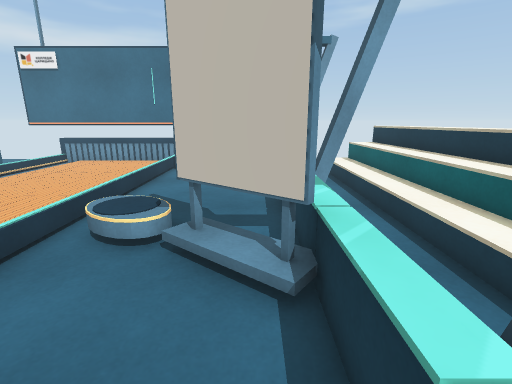
View 1 (above)

16 first-person views from a walk through a scene from a Unity 3-D project. The camera is 1.3 m above the floor, tilts 14° down and sees 85° across. The floor is counted in squares, 0.5 m on a side. Each view is taken from the middle of a square. On the plan, view 1 faces up. The plan holds only what a view shows up to about 19 squares ahead; the rest is blank. The place goes on beyond the plan. The player character is not drawn. Some surface patterns are stand-ins.

View 2
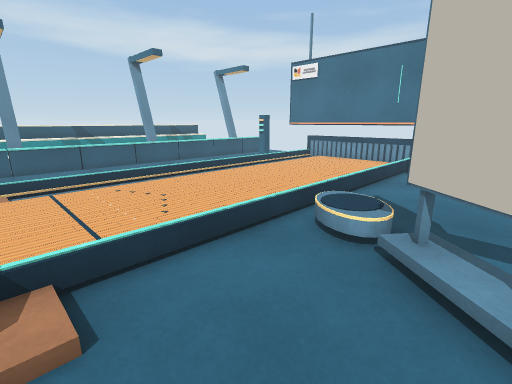

View 3
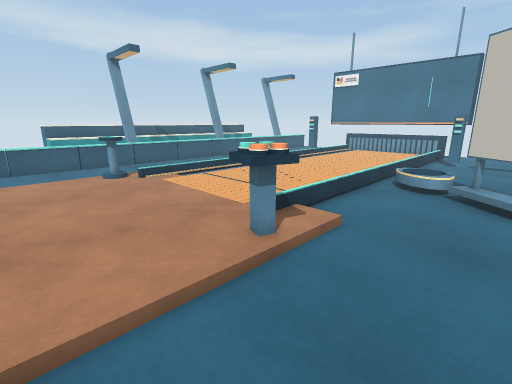

View 4
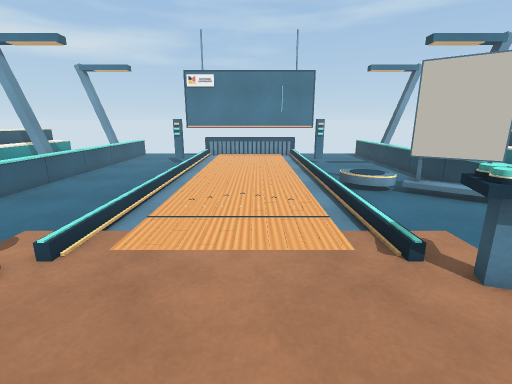

View 5
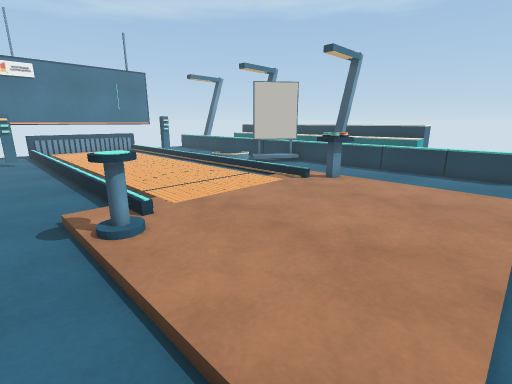

View 6
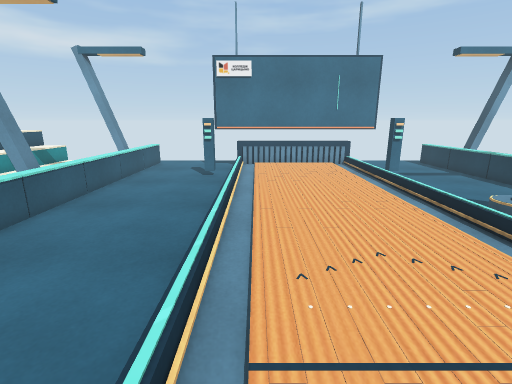

View 7
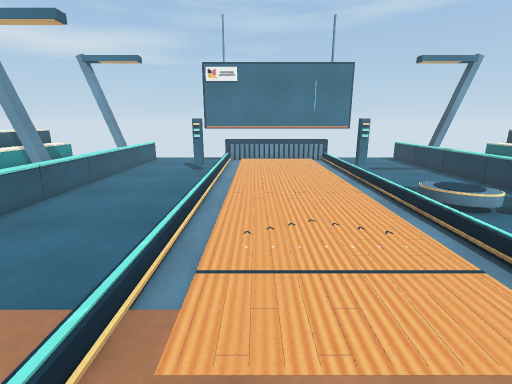

View 8
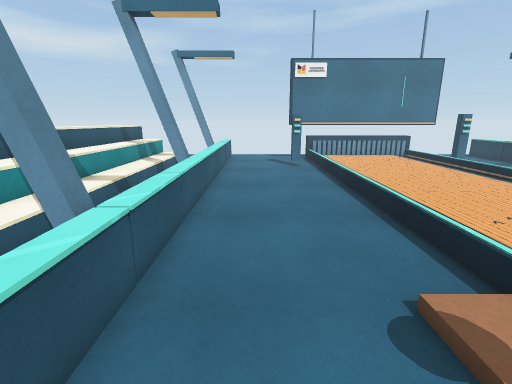

View 9
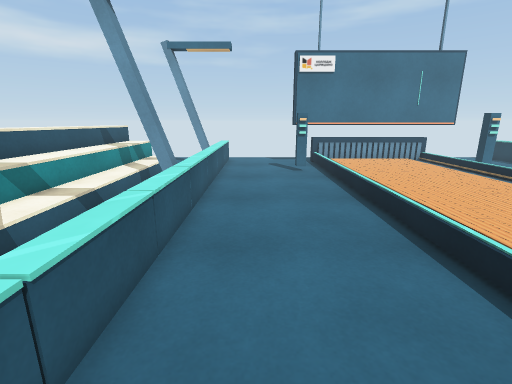

View 10
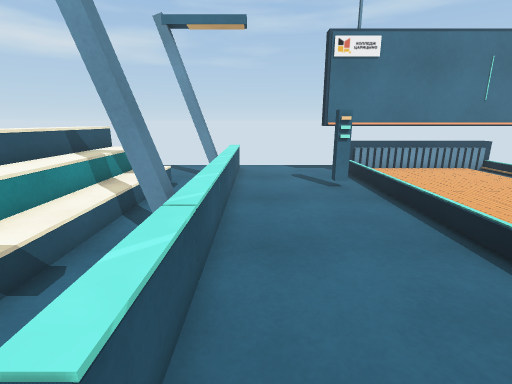

View 11
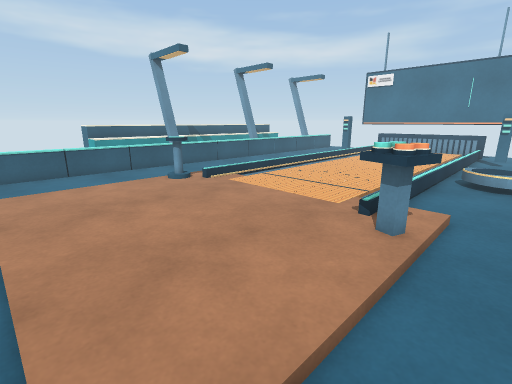

View 12
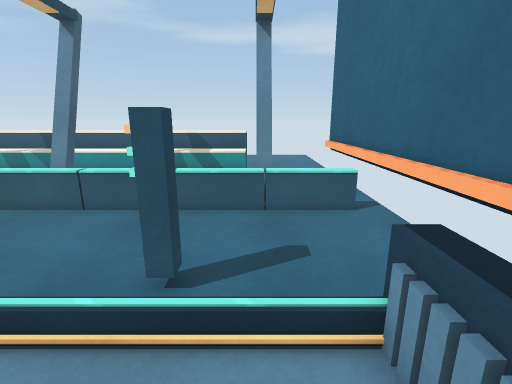

View 13
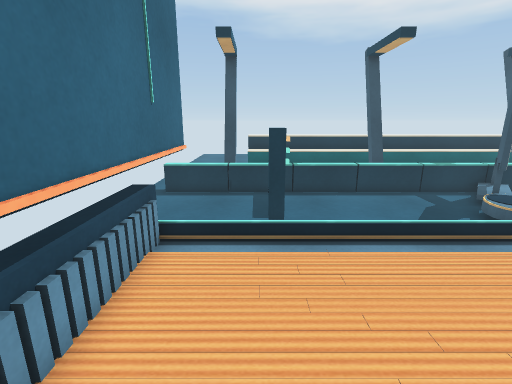

View 14
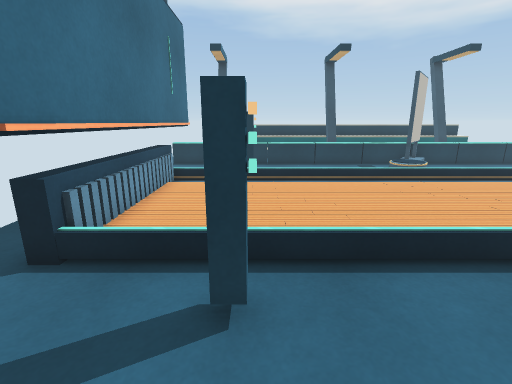

View 15
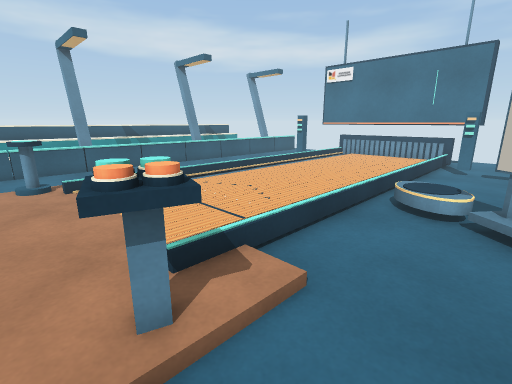

View 16
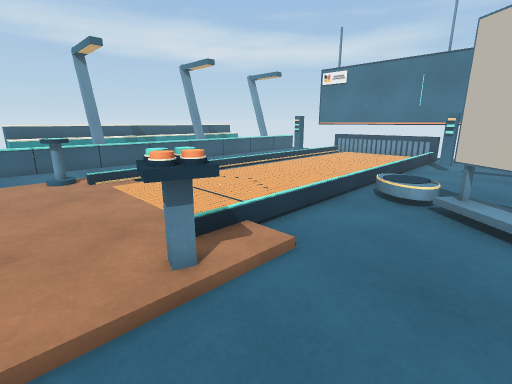

### Floor plan
Key: @ floor where view 1 was taken; # wall or solid block; x gap in a wall; . main floor; : floor 0.25 m higher than the main floor; + floor 1.25 m higher than the main floor; / step, stairs or slope; = window, fence, low wall or low ledge; v drop or lower ground; T thing the floor can be seen under or through; O other object.
Columns run from 28 left of view 1 to 7 right of it. Each row starts with its distance up from view 1.
 20 ..    ...  .....
 19 ..    ...x=.......       ....=x
 18 ..     ..#=....##########....=#
 17        .##=....##########....=##
 16     =  .##=...../::::::/.....=##   =
 15     v///.#=...../:::::://....=#  //v
 14     +///. =...#//::::::/#....=  ///
 13     +///  =...../::::::/.....=  ///+
 12     +///  =...../::::::/.....= .///+
 11      ///. =...../::::::/.....= .///+
 10      ///.#=...../::::::/.....= .///+
  9      ///##=...../::::::/.....=TT///+
  8      ////#=...../::::::/.....= ////
  7      ///. =...../::::::///...= .///
  6      ///. =...../:::::://:/O.= .///+
  5      ///  =...../::::::/../OO= .///+
  4      ///  =...../::::::/....OO .///+
  3      /// #=...../::::::/.....= .///+
  2      ///##=...../::::::/.....=TT //+
  1      // ##=...../::::::/.....=## //+
  0      //  #=....//:::::://...@=#  //+
 -1      //   =....O/::::::/O....=   //
 -2      //   =....O/::::::OOO...=   //
 -3           =....::::::::::....=
 -4           =....::::::::::....=
 -5           =....::::::::::....=
 -6           =....::::::::::....=
 -7           =....::::::::::....=
 -8             .. ////////// ..

Positions as (right, up) in squares from view 1, and headings:
1: (0, 0), facing up
2: (0, 0), facing up-left
3: (0, -6), facing up-left
4: (-8, -6), facing up
5: (-15, -8), facing up-right
6: (-11, -1), facing up
7: (-10, -3), facing up
8: (-16, -3), facing up
9: (-16, -1), facing up
10: (-17, 3), facing up
11: (-2, -8), facing up-left
12: (-9, 16), facing left
13: (-12, 15), facing right
14: (-17, 14), facing right
15: (-1, -3), facing up-left
16: (0, -4), facing up-left
